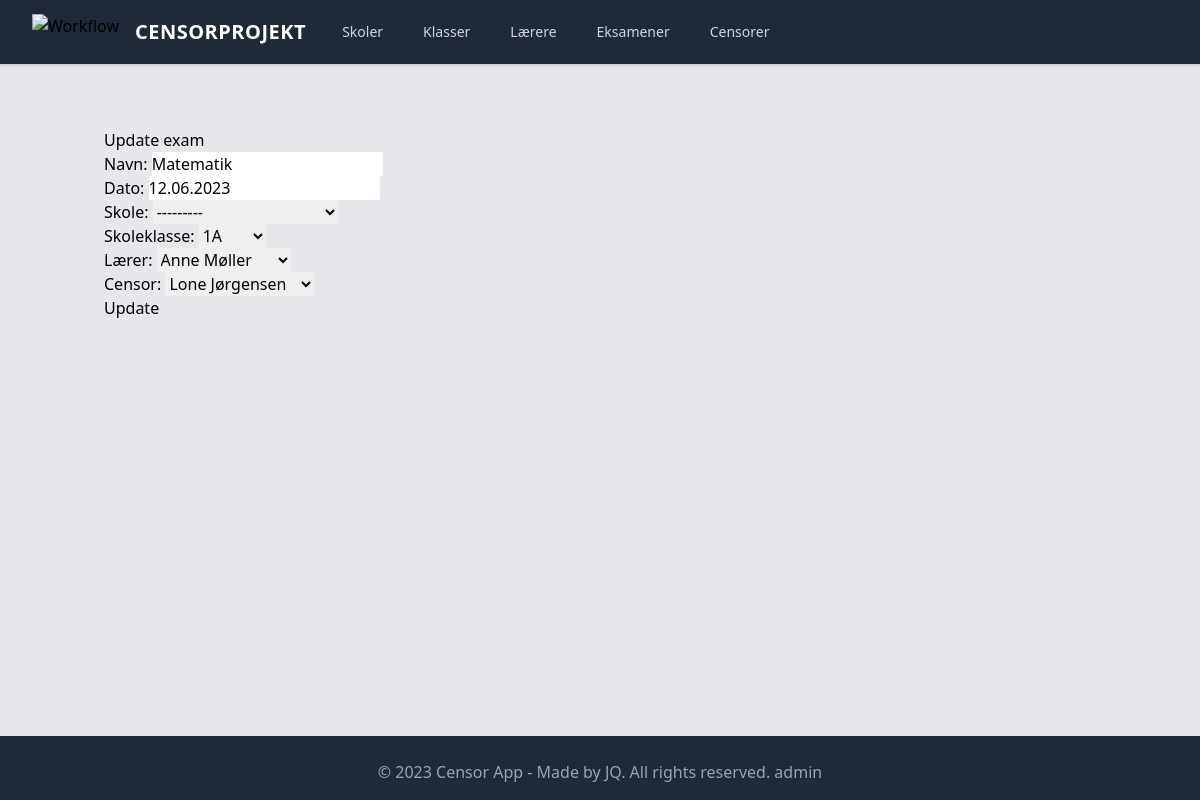
Page /eksamen/1/update/ on the committed database.
### censor_app/models.py (models this page shows, shortened)
class Eksamen(models.Model):
    navn = models.CharField(max_length=200)  # fag
    dato = models.DateField(blank=True, null=True, default=timezone.now)
    skole = models.ForeignKey(
        Skole, blank=True, null=True, on_delete=models.CASCADE, related_name="eksamener"
    )
    skoleklasse = models.ForeignKey(
        Skoleklasse, blank=True, null=True, on_delete=models.CASCADE
    )
    lærer = models.ForeignKey(Lærer, on_delete=models.SET_NULL, blank=True, null=True)
    censor = models.ForeignKey(Censor, on_delete=models.SET_NULL, blank=True, null=True)
    class Meta:
        verbose_name_plural = "Eksamener"

class Skole(models.Model):
    navn = models.CharField(max_length=200)
    adresse = models.CharField(max_length=200)
    def __str__(self):
        return self.navn
    class Meta:
        verbose_name_plural = "Skoler"

### censor_app/views.py (the view)
# urls.py: path("eksamen/<int:pk>/update/", EksamenUpdate.as_view(), name="eksamen_update"),
class EksamenUpdate(UpdateView):
    model = Eksamen
    fields = "__all__"
    template_name_suffix = "_update_form"
    success_url = reverse_lazy("eksamen_list")

### censor_app/models.py (called while the page is built)
    def __str__(self):
        return self.navn

    def __str__(self):
        return self.navn

    def __str__(self):
        return self.navn

### templates/censor_app/eksamen_update_form.html (shortened to what this page needs)
{% extends 'censor_app/base.html' %}
{% block content %}
<h1>Update exam</h1>
<form method="post">
    {{ form.as_p }}
    <button type="submit">Update</button>
</form>
{% endblock %}

### rows in the picture
Eksamen: navn "Matematik", dato "12.06.2023", skole "---------", skoleklasse "1A", lærer "Anne Møller", censor "Lone Jørgensen"
